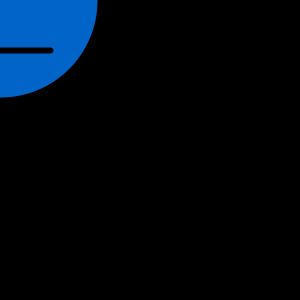
Frame 1 (no input)
Frame 60 (the mouse pressed at the canvas centre just before this capture): identical to frame 1, image omitted
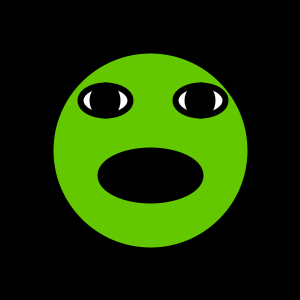
Frame 120 (the mouse held since frame 60 and released just before this capture)

The Processing sketch that drew these frames (run headless with seeded random() and noise(); from frame 60 on, the mouse is pressed at the canvas centre):

// Processing sketch: processing_169274
// ── processing_169274.pde

void setup() {
  size(300,300);
}

void draw() {

background(0);
myCreature();
}
//=======================


void myCreature(){
   int originX = mouseX-150;
  int originY = mouseY-150;
if (mousePressed) {
// Face
fill(100,200,0);
strokeWeight(6);
ellipse(originX+150,originY+150,200,200);
// Eyes
fill(255,255,255);
ellipse(originX+105,originY+100,50,30);
fill(255,255,255);
ellipse(originX+200,originY+100,50,30);
fill(0,0,0);
ellipse(originX+105,originY+100,25,30);
fill(0,0,0);
ellipse(originX+200,originY+100,25,30);
// Mouth
fill(0,0,0);
ellipse(originX+150,originY+175,100,50);
}
else {
  fill(0,100,200);
strokeWeight(6);
ellipse(originX+150,originY+150,200,200);
// Eyes
fill(255,255,255);
ellipse(originX+105,originY+100,50,30);
fill(255,255,255);
ellipse(originX+200,originY+100,50,30);
fill(0,0,0);
ellipse(originX+105,originY+100,25,30);
fill(0,0,0);
ellipse(originX+200,originY+100,25,30);
// Mouth
line(originX+105,originY+200,originX+200,originY+200);


}
}
